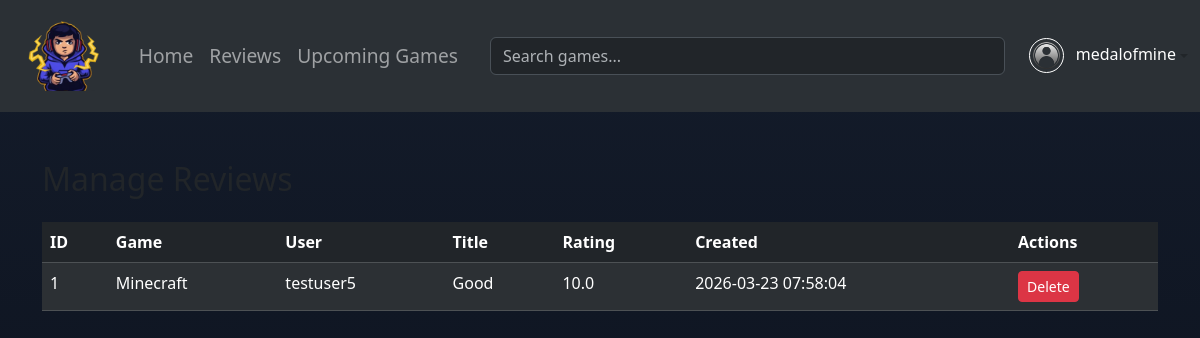
The page /admin/reviews.php (signed in) on the database its author committed.
### tables this page shows
CREATE TABLE `reviews` (
  `review_id` int(11) NOT NULL,
  `user_id` int(11) DEFAULT NULL,
  `game_id` int(11) DEFAULT NULL,
  `title` varchar(255) DEFAULT NULL,
  `content` text DEFAULT NULL,
  `rating` decimal(3,1) DEFAULT NULL CHECK (`rating` >= 0 and `rating` <= 10),
  `created_at` timestamp NOT NULL DEFAULT current_timestamp(),
  `updated_at` timestamp NULL DEFAULT NULL
);

CREATE TABLE `games` (
  `game_id` int(11) NOT NULL,
  `title` varchar(255) NOT NULL,
  `description` text DEFAULT NULL,
  `release_date` date DEFAULT NULL,
  `developer` varchar(100) DEFAULT NULL,
  `publisher` varchar(100) DEFAULT NULL,
  `cover_image` varchar(255) DEFAULT NULL,
  `created_at` timestamp NOT NULL DEFAULT current_timestamp(),
  `igdb_id` int(11) DEFAULT NULL
);

CREATE TABLE `users` (
  `user_id` int(11) NOT NULL,
  `username` varchar(50) NOT NULL,
  `email` varchar(100) NOT NULL,
  `password_hash` varchar(255) NOT NULL,
  `profile_picture` varchar(255) DEFAULT NULL,
  `bio` text DEFAULT NULL,
  `favorite_genre` varchar(50) DEFAULT NULL,
  `created_at` timestamp NOT NULL DEFAULT current_timestamp(),
  `role` enum('user','admin') NOT NULL DEFAULT 'user'
);

### admin/reviews.php (the view, shortened to what this page needs)
<?php
include '../db.php';
$reviews = $conn->query("
    SELECT r.review_id, r.title, r.rating, r.created_at, u.username, g.title AS game_title
    FROM reviews r
    JOIN users u ON r.user_id = u.user_id
    JOIN games g ON r.game_id = g.game_id
    ORDER BY r.created_at DESC
");
?>
<!DOCTYPE html>
<html>
<head>
    <link rel="stylesheet" href="../css/master.css">
    <link href="https://cdn.jsdelivr.net/npm/bootstrap@5.3.8/dist/css/bootstrap.min.css" rel="stylesheet">
</head>
<body>
<?php include '../include/navigationBar.php'; ?>
<div class="container my-5">
    <h2 class="mb-4">Manage Reviews</h2>
    <table class="table table-dark table-striped">
        <thead>
            <tr>
                <th>ID</th>
                <th>Game</th>
                <th>User</th>
                <th>Title</th>
                <th>Rating</th>
                <th>Created</th>
                <th>Actions</th>
            </tr>
        </thead>
        <tbody>
        <?php while ($review = $reviews->fetch_assoc()): ?>
            <tr>
                <td><?php echo $review['review_id']; ?></td>
                <td><?php echo htmlspecialchars($review['game_title']); ?></td>
                <td><?php echo htmlspecialchars($review['username']); ?></td>
                <td><?php echo htmlspecialchars($review['title']); ?></td>
                <td><?php echo htmlspecialchars($review['rating']); ?></td>
                <td><?php echo htmlspecialchars($review['created_at']); ?></td>
                <td>
                    <a href="delete_review.php?id=<?php echo $review['review_id']; ?>" class="btn btn-sm btn-danger" onclick="return confirm('Delete this review?')">Delete</a>
                </td>
            </tr>
        <?php endwhile; ?>
        </tbody>
    </table>
</div>
</body>
</html>

### css/master.css (style rules this page uses)
body { background-image: linear-gradient(to bottom, #141c2b, #0a0f19); color: white; min-height: 100vh; }
a { text-decoration: none; color:#0a0f19; }

### rows shown on the page
reviews: review_id "1", game.title "Minecraft", user.username "testuser5", title "Good", rating "10.0", created_at "2026-03-23 07:58:04"

### other values the page prints
$_SESSION['username'] "medalofmine"
